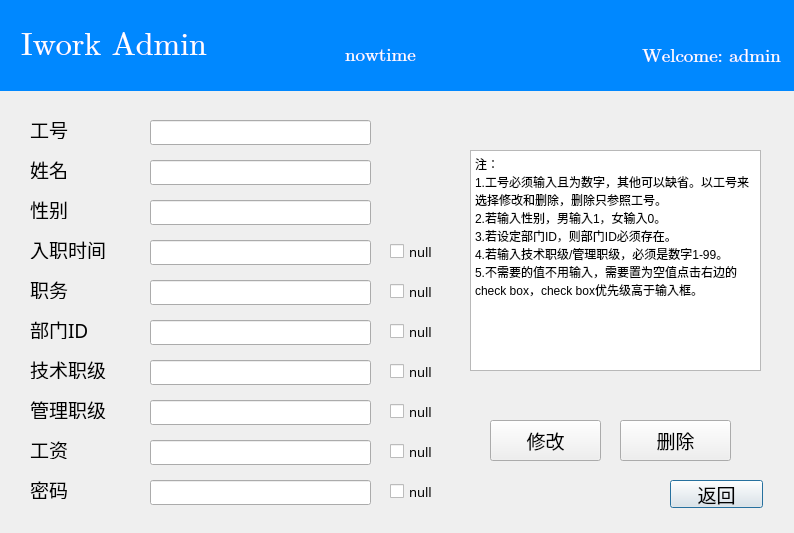
<?xml version="1.0" encoding="UTF-8"?>
<ui version="4.0">
 <class>userremake</class>
 <widget class="QDialog" name="userremake">
  <property name="geometry">
   <rect>
    <x>0</x>
    <y>0</y>
    <width>794</width>
    <height>533</height>
   </rect>
  </property>
  <property name="windowTitle">
   <string>Dialog</string>
  </property>
  <widget class="QPushButton" name="pushButton">
   <property name="geometry">
    <rect>
     <x>670</x>
     <y>480</y>
     <width>93</width>
     <height>28</height>
    </rect>
   </property>
   <property name="font">
    <font>
     <family>楷体</family>
     <pointsize>14</pointsize>
    </font>
   </property>
   <property name="text">
    <string>返回</string>
   </property>
  </widget>
  <widget class="QLabel" name="inf">
   <property name="geometry">
    <rect>
     <x>480</x>
     <y>20</y>
     <width>301</width>
     <height>71</height>
    </rect>
   </property>
   <property name="font">
    <font>
     <family>Cambria Math</family>
     <pointsize>14</pointsize>
    </font>
   </property>
   <property name="layoutDirection">
    <enum>Qt::RightToLeft</enum>
   </property>
   <property name="styleSheet">
    <string notr="true">QLabel#inf{
	background-color: #0088ff; 
	color: #ffffff;
	min-width:30px;
	min-height:30px;
}</string>
   </property>
   <property name="text">
    <string>Welcome: admin</string>
   </property>
   <property name="alignment">
    <set>Qt::AlignRight|Qt::AlignTrailing|Qt::AlignVCenter</set>
   </property>
  </widget>
  <widget class="QLabel" name="title">
   <property name="geometry">
    <rect>
     <x>0</x>
     <y>0</y>
     <width>801</width>
     <height>91</height>
    </rect>
   </property>
   <property name="font">
    <font>
     <family>Cambria Math</family>
     <pointsize>24</pointsize>
    </font>
   </property>
   <property name="contextMenuPolicy">
    <enum>Qt::CustomContextMenu</enum>
   </property>
   <property name="styleSheet">
    <string notr="true">QLabel#title{
	background-color: #0088ff; 
	color: #ffffff;
	min-width:30px;
	min-height:30px;
}</string>
   </property>
   <property name="text">
    <string>  Iwork Admin</string>
   </property>
  </widget>
  <widget class="QLabel" name="tstr">
   <property name="geometry">
    <rect>
     <x>260</x>
     <y>40</y>
     <width>241</width>
     <height>30</height>
    </rect>
   </property>
   <property name="font">
    <font>
     <family>Cambria Math</family>
     <pointsize>14</pointsize>
    </font>
   </property>
   <property name="styleSheet">
    <string notr="true">QLabel#tstr{
	background-color: #0088ff; 
	color: #ffffff;
	min-width:30px;
	min-height:30px;
}</string>
   </property>
   <property name="text">
    <string>nowtime</string>
   </property>
   <property name="alignment">
    <set>Qt::AlignCenter</set>
   </property>
  </widget>
  <widget class="QLineEdit" name="u7">
   <property name="geometry">
    <rect>
     <x>150</x>
     <y>360</y>
     <width>221</width>
     <height>25</height>
    </rect>
   </property>
  </widget>
  <widget class="QLineEdit" name="u6">
   <property name="geometry">
    <rect>
     <x>150</x>
     <y>320</y>
     <width>221</width>
     <height>25</height>
    </rect>
   </property>
  </widget>
  <widget class="QLabel" name="bmd">
   <property name="geometry">
    <rect>
     <x>30</x>
     <y>320</y>
     <width>101</width>
     <height>19</height>
    </rect>
   </property>
   <property name="font">
    <font>
     <family>楷体</family>
     <pointsize>14</pointsize>
    </font>
   </property>
   <property name="text">
    <string>部门ID</string>
   </property>
  </widget>
  <widget class="QLabel" name="nd">
   <property name="geometry">
    <rect>
     <x>30</x>
     <y>160</y>
     <width>69</width>
     <height>19</height>
    </rect>
   </property>
   <property name="font">
    <font>
     <family>楷体</family>
     <pointsize>14</pointsize>
    </font>
   </property>
   <property name="text">
    <string>姓名</string>
   </property>
  </widget>
  <widget class="QLabel" name="sd">
   <property name="geometry">
    <rect>
     <x>30</x>
     <y>200</y>
     <width>69</width>
     <height>19</height>
    </rect>
   </property>
   <property name="font">
    <font>
     <family>楷体</family>
     <pointsize>14</pointsize>
    </font>
   </property>
   <property name="text">
    <string>性别</string>
   </property>
  </widget>
  <widget class="QTextBrowser" name="textBrowser">
   <property name="geometry">
    <rect>
     <x>470</x>
     <y>150</y>
     <width>291</width>
     <height>221</height>
    </rect>
   </property>
   <property name="html">
    <string>&lt;!DOCTYPE HTML PUBLIC &quot;-//W3C//DTD HTML 4.0//EN&quot; &quot;http://www.w3.org/TR/REC-html40/strict.dtd&quot;&gt;
&lt;html&gt;&lt;head&gt;&lt;meta name=&quot;qrichtext&quot; content=&quot;1&quot; /&gt;&lt;meta charset=&quot;utf-8&quot; /&gt;&lt;style type=&quot;text/css&quot;&gt;
p, li { white-space: pre-wrap; }
hr { height: 1px; border-width: 0; }
li.unchecked::marker { content: &quot;\2610&quot;; }
li.checked::marker { content: &quot;\2612&quot;; }
&lt;/style&gt;&lt;/head&gt;&lt;body style=&quot; font-family:'Microsoft YaHei UI'; font-size:9pt; font-weight:400; font-style:normal;&quot;&gt;
&lt;p style=&quot; margin-top:0px; margin-bottom:0px; margin-left:0px; margin-right:0px; -qt-block-indent:0; text-indent:0px;&quot;&gt;注：&lt;/p&gt;
&lt;p style=&quot; margin-top:0px; margin-bottom:0px; margin-left:0px; margin-right:0px; -qt-block-indent:0; text-indent:0px;&quot;&gt;1.工号必须输入且为数字，其他可以缺省。以工号来选择修改和删除，删除只参照工号。&lt;/p&gt;
&lt;p style=&quot; margin-top:0px; margin-bottom:0px; margin-left:0px; margin-right:0px; -qt-block-indent:0; text-indent:0px;&quot;&gt;2.若输入性别，男输入1，女输入0。&lt;/p&gt;
&lt;p style=&quot; margin-top:0px; margin-bottom:0px; margin-left:0px; margin-right:0px; -qt-block-indent:0; text-indent:0px;&quot;&gt;3.若设定部门ID，则部门ID必须存在。&lt;/p&gt;
&lt;p style=&quot; margin-top:0px; margin-bottom:0px; margin-left:0px; margin-right:0px; -qt-block-indent:0; text-indent:0px;&quot;&gt;4.若输入技术职级/管理职级，必须是数字1-99。&lt;/p&gt;
&lt;p style=&quot; margin-top:0px; margin-bottom:0px; margin-left:0px; margin-right:0px; -qt-block-indent:0; text-indent:0px;&quot;&gt;5.不需要的值不用输入，需要置为空值点击右边的check box，check box优先级高于输入框。&lt;/p&gt;&lt;/body&gt;&lt;/html&gt;</string>
   </property>
  </widget>
  <widget class="QLineEdit" name="u2">
   <property name="geometry">
    <rect>
     <x>150</x>
     <y>160</y>
     <width>221</width>
     <height>25</height>
    </rect>
   </property>
  </widget>
  <widget class="QLineEdit" name="u1">
   <property name="geometry">
    <rect>
     <x>150</x>
     <y>120</y>
     <width>221</width>
     <height>25</height>
    </rect>
   </property>
  </widget>
  <widget class="QLineEdit" name="u3">
   <property name="geometry">
    <rect>
     <x>150</x>
     <y>200</y>
     <width>221</width>
     <height>25</height>
    </rect>
   </property>
  </widget>
  <widget class="QLabel" name="nd_3">
   <property name="geometry">
    <rect>
     <x>30</x>
     <y>120</y>
     <width>69</width>
     <height>19</height>
    </rect>
   </property>
   <property name="font">
    <font>
     <family>楷体</family>
     <pointsize>14</pointsize>
    </font>
   </property>
   <property name="text">
    <string>工号</string>
   </property>
  </widget>
  <widget class="QLabel" name="ed">
   <property name="geometry">
    <rect>
     <x>30</x>
     <y>240</y>
     <width>101</width>
     <height>19</height>
    </rect>
   </property>
   <property name="font">
    <font>
     <family>楷体</family>
     <pointsize>14</pointsize>
    </font>
   </property>
   <property name="text">
    <string>入职时间</string>
   </property>
  </widget>
  <widget class="QLineEdit" name="u4">
   <property name="geometry">
    <rect>
     <x>150</x>
     <y>240</y>
     <width>221</width>
     <height>25</height>
    </rect>
   </property>
  </widget>
  <widget class="QLineEdit" name="u8">
   <property name="geometry">
    <rect>
     <x>150</x>
     <y>400</y>
     <width>221</width>
     <height>25</height>
    </rect>
   </property>
  </widget>
  <widget class="QLabel" name="jsd">
   <property name="geometry">
    <rect>
     <x>30</x>
     <y>360</y>
     <width>101</width>
     <height>19</height>
    </rect>
   </property>
   <property name="font">
    <font>
     <family>楷体</family>
     <pointsize>14</pointsize>
    </font>
   </property>
   <property name="text">
    <string>技术职级</string>
   </property>
  </widget>
  <widget class="QPushButton" name="xg">
   <property name="geometry">
    <rect>
     <x>490</x>
     <y>420</y>
     <width>111</width>
     <height>41</height>
    </rect>
   </property>
   <property name="font">
    <font>
     <family>楷体</family>
     <pointsize>14</pointsize>
    </font>
   </property>
   <property name="text">
    <string>修改</string>
   </property>
  </widget>
  <widget class="QLabel" name="pd">
   <property name="geometry">
    <rect>
     <x>30</x>
     <y>280</y>
     <width>101</width>
     <height>19</height>
    </rect>
   </property>
   <property name="font">
    <font>
     <family>楷体</family>
     <pointsize>14</pointsize>
    </font>
   </property>
   <property name="text">
    <string>职务</string>
   </property>
  </widget>
  <widget class="QLineEdit" name="u5">
   <property name="geometry">
    <rect>
     <x>150</x>
     <y>280</y>
     <width>221</width>
     <height>25</height>
    </rect>
   </property>
  </widget>
  <widget class="QLabel" name="gld">
   <property name="geometry">
    <rect>
     <x>30</x>
     <y>400</y>
     <width>101</width>
     <height>19</height>
    </rect>
   </property>
   <property name="font">
    <font>
     <family>楷体</family>
     <pointsize>14</pointsize>
    </font>
   </property>
   <property name="text">
    <string>管理职级</string>
   </property>
  </widget>
  <widget class="QPushButton" name="dl">
   <property name="geometry">
    <rect>
     <x>620</x>
     <y>420</y>
     <width>111</width>
     <height>41</height>
    </rect>
   </property>
   <property name="font">
    <font>
     <family>楷体</family>
     <pointsize>14</pointsize>
    </font>
   </property>
   <property name="text">
    <string>删除</string>
   </property>
  </widget>
  <widget class="QCheckBox" name="cb4">
   <property name="geometry">
    <rect>
     <x>390</x>
     <y>240</y>
     <width>98</width>
     <height>23</height>
    </rect>
   </property>
   <property name="font">
    <font>
     <family>楷体</family>
     <pointsize>10</pointsize>
    </font>
   </property>
   <property name="text">
    <string>null</string>
   </property>
  </widget>
  <widget class="QCheckBox" name="cb6">
   <property name="geometry">
    <rect>
     <x>390</x>
     <y>320</y>
     <width>98</width>
     <height>23</height>
    </rect>
   </property>
   <property name="font">
    <font>
     <family>楷体</family>
     <pointsize>10</pointsize>
    </font>
   </property>
   <property name="text">
    <string>null</string>
   </property>
  </widget>
  <widget class="QCheckBox" name="cb5">
   <property name="geometry">
    <rect>
     <x>390</x>
     <y>280</y>
     <width>98</width>
     <height>23</height>
    </rect>
   </property>
   <property name="font">
    <font>
     <family>楷体</family>
     <pointsize>10</pointsize>
    </font>
   </property>
   <property name="text">
    <string>null</string>
   </property>
  </widget>
  <widget class="QCheckBox" name="cb8">
   <property name="geometry">
    <rect>
     <x>390</x>
     <y>400</y>
     <width>98</width>
     <height>23</height>
    </rect>
   </property>
   <property name="font">
    <font>
     <family>楷体</family>
     <pointsize>10</pointsize>
    </font>
   </property>
   <property name="text">
    <string>null</string>
   </property>
  </widget>
  <widget class="QCheckBox" name="cb7">
   <property name="geometry">
    <rect>
     <x>390</x>
     <y>360</y>
     <width>98</width>
     <height>23</height>
    </rect>
   </property>
   <property name="font">
    <font>
     <family>楷体</family>
     <pointsize>10</pointsize>
    </font>
   </property>
   <property name="text">
    <string>null</string>
   </property>
  </widget>
  <widget class="QLabel" name="gld_2">
   <property name="geometry">
    <rect>
     <x>30</x>
     <y>480</y>
     <width>101</width>
     <height>19</height>
    </rect>
   </property>
   <property name="font">
    <font>
     <family>楷体</family>
     <pointsize>14</pointsize>
    </font>
   </property>
   <property name="text">
    <string>密码</string>
   </property>
  </widget>
  <widget class="QLabel" name="jsd_2">
   <property name="geometry">
    <rect>
     <x>30</x>
     <y>440</y>
     <width>101</width>
     <height>19</height>
    </rect>
   </property>
   <property name="font">
    <font>
     <family>楷体</family>
     <pointsize>14</pointsize>
    </font>
   </property>
   <property name="text">
    <string>工资</string>
   </property>
  </widget>
  <widget class="QCheckBox" name="cb9">
   <property name="geometry">
    <rect>
     <x>390</x>
     <y>440</y>
     <width>98</width>
     <height>23</height>
    </rect>
   </property>
   <property name="font">
    <font>
     <family>楷体</family>
     <pointsize>10</pointsize>
    </font>
   </property>
   <property name="text">
    <string>null</string>
   </property>
  </widget>
  <widget class="QLineEdit" name="u10">
   <property name="geometry">
    <rect>
     <x>150</x>
     <y>480</y>
     <width>221</width>
     <height>25</height>
    </rect>
   </property>
  </widget>
  <widget class="QCheckBox" name="cb10">
   <property name="geometry">
    <rect>
     <x>390</x>
     <y>480</y>
     <width>98</width>
     <height>23</height>
    </rect>
   </property>
   <property name="font">
    <font>
     <family>楷体</family>
     <pointsize>10</pointsize>
    </font>
   </property>
   <property name="text">
    <string>null</string>
   </property>
  </widget>
  <widget class="QLineEdit" name="u9">
   <property name="geometry">
    <rect>
     <x>150</x>
     <y>440</y>
     <width>221</width>
     <height>25</height>
    </rect>
   </property>
  </widget>
  <zorder>title</zorder>
  <zorder>pushButton</zorder>
  <zorder>inf</zorder>
  <zorder>tstr</zorder>
  <zorder>u7</zorder>
  <zorder>u6</zorder>
  <zorder>bmd</zorder>
  <zorder>nd</zorder>
  <zorder>sd</zorder>
  <zorder>textBrowser</zorder>
  <zorder>u2</zorder>
  <zorder>u1</zorder>
  <zorder>u3</zorder>
  <zorder>nd_3</zorder>
  <zorder>ed</zorder>
  <zorder>u4</zorder>
  <zorder>u8</zorder>
  <zorder>jsd</zorder>
  <zorder>xg</zorder>
  <zorder>pd</zorder>
  <zorder>u5</zorder>
  <zorder>gld</zorder>
  <zorder>dl</zorder>
  <zorder>cb4</zorder>
  <zorder>cb6</zorder>
  <zorder>cb5</zorder>
  <zorder>cb8</zorder>
  <zorder>cb7</zorder>
  <zorder>gld_2</zorder>
  <zorder>jsd_2</zorder>
  <zorder>cb9</zorder>
  <zorder>u10</zorder>
  <zorder>cb10</zorder>
  <zorder>u9</zorder>
 </widget>
 <resources/>
 <connections/>
</ui>
